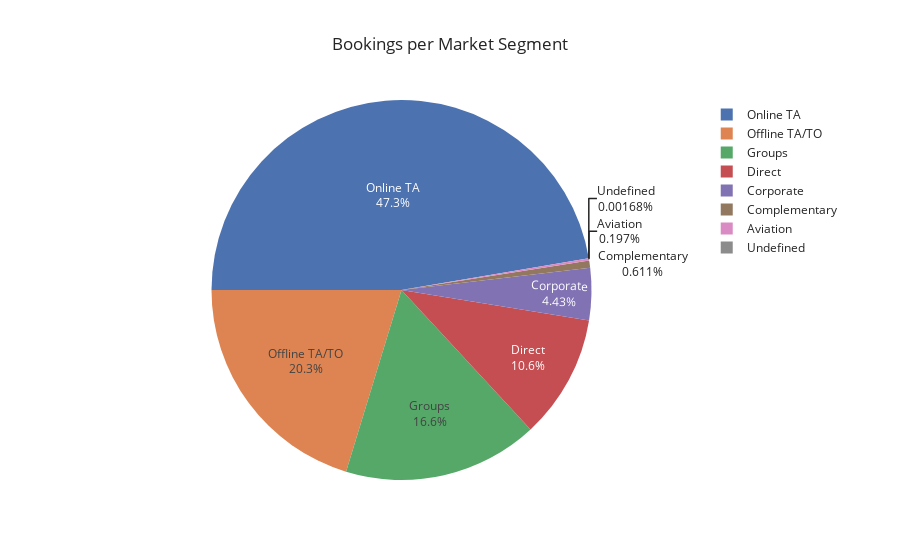

This figure's notebook cell:
### Code cell
# pie plot
fig = px.pie(segments,
             values=segments.values,
             names=segments.index,
             title='Bookings per Market Segment',
             template='seaborn')
fig.update_traces(rotation = -90, textinfo = 'percent+label')
fig.show()

### Figure 1 — Plotly figure (JSON) as saved in the notebook; plotly's stock layout.template omitted (floating-point values rounded to 4 significant figures)
{"data": [{"domain": {"x": [0, 1], "y": [0, 1]}, "hovertemplate": "index=%{label}<br>value=%{value}<extra></extra>", "labels": ["Online TA", "Offline TA/TO", "Groups", "Direct", "Corporate", "Complementary", "Aviation", "Undefined"], "legendgroup": "", "name": "", "rotation": -90, "showlegend": true, "textinfo": "percent+label", "type": "pie", "values": [56408, 24182, 19791, 12582, 5282, 728, 235, 2]}], "layout": {"legend": {"tracegroupgap": 0}, "title": {"text": "Bookings per Market Segment"}}}
